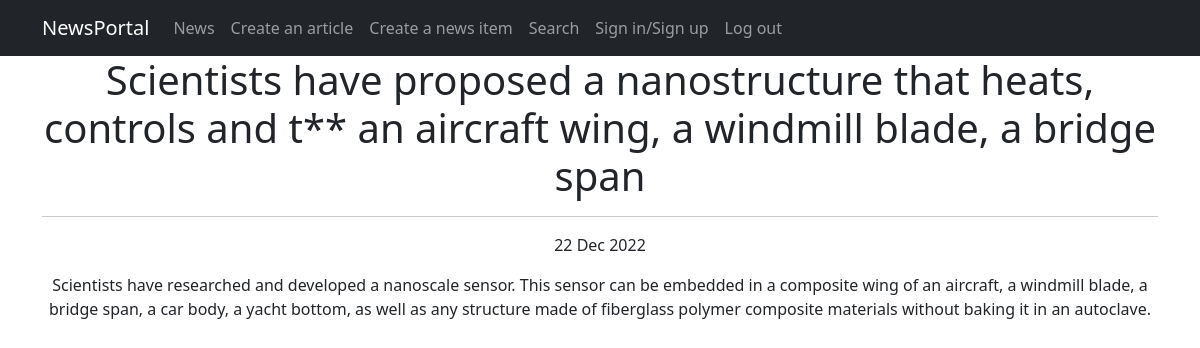
Screenshot of /news_portal/3 with the database file from the repository.
### news_portal/models.py (models this page shows, shortened)
class Post(models.Model):
    post_type = models.CharField(max_length=2, choices=POST_TYPE, default=article)
    post_pub_date = models.DateTimeField(auto_now_add=True)
    post_header = models.CharField(max_length=255, null=False)
    post_text = models.TextField(null=False)
    post_rating = models.SmallIntegerField(default=0)
    post_auth = models.ForeignKey(Author, on_delete=models.CASCADE)
    post_cat = models.ManyToManyField(Category, through='PostCategory')

### news_portal/views.py (the view)
# urls.py: path('<int:pk>', PostDetail.as_view(), name='post_detail'),
class PostDetail(DetailView):
    model = Post
    template_name = 'post.html'
    context_object_name = 'post'

### news_portal/templatetags/custom_filters.py (called while the page is built)
@register.filter()
def censor(value):
    censored_words = ['state', 'The', 'State', 'the']
    cen_text = value.split()
    for i in censored_words:
        for words in cen_text:
            if i in words:
                psn_in_text = cen_text.index(words)
                cen_text.remove(words)
                cen_text.insert(psn_in_text, i[0] + '*' * (len(i)-1))
    return " ".join(cen_text)

### templates/post.html (shortened to what this page needs)
{% extends 'fpages/default.html' %}
{% load custom_filters %}!
{% block content %}
<h1>
    <p>{{ post.post_header|censor }}</p>
</h1>
<hr>
    <p>{{ post.post_pub_date|date:'d M Y' }}</p>
    <p>{{ post.post_text|censor }}</p>
{% endblock content %}

### rows the page displays
Post: post_header|censor "Scientists have proposed a nanostructure that heats, controls and t** an aircraft wing, a windmill blade, a bridge span", post_pub_date "22 Dec 2022", post_text|censor "Scientists have researched and developed a nanoscale sensor. This sensor can be embedded in a composite wing of an aircraft, a windmill blade, a bridge span, a car body, a yacht bottom, as well as any structure made of fiberglass polymer composite materials without baking it in an autoclave."
